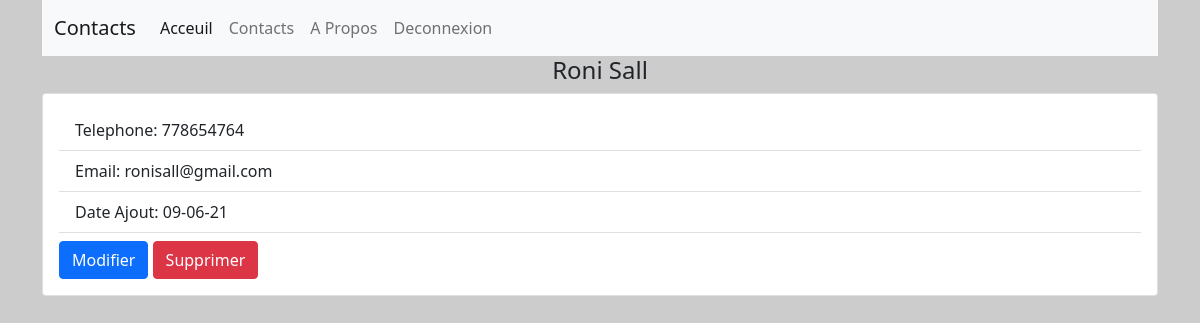
Page /contacts/1/ (signed in) on the committed database.
### contact/models.py (models this page shows, shortened)
class Contact (models.Model):
    nom = models.CharField(max_length=150)
    prenom = models.CharField(max_length=150)
    telephone =  models.CharField(max_length=150)
    email = models.EmailField(max_length=150, null=True, blank=True)
    date_enregistrement = models.DateTimeField(auto_now_add=True)
    auteur = models.ForeignKey(User, on_delete=CASCADE)
    archive = models.BooleanField(default=True)

### contact/views.py (the view)
# urls.py: path("contacts/<int:id>/", contact_details, name = "details"),
@login_required(login_url="/login/")
def contact_details(request, id):
    contact = get_object_or_404(Contact, id=id)
    return render(request, "contacts/contact_details.html", {"contact": contact})

### templates/contacts/contact_details.html
{% extends 'base.html' %}
{% block contenu %}
    <div class="row">
    <div clas="col-md-6 m-auto">
    <h4 class="text-center"> {{ contact.prenom }}  {{ contact.nom }}</h4>
        <di class="card card-body">
            <ul class="list-group list-group-flush">
                <li class="list-group-item">
                    Telephone: {{ contact.telephone }}
                </li>
                 <li class="list-group-item">
                    Email: {{ contact.email|default_if_none:"non renseigne" }}
                </li>
                 <li class="list-group-item">
                    Date Ajout: {{ contact.date_enregistrement|date:"d-m-y"}}
                </li>
            </ul>
        <div class="mt-2">
            <a href="{% url 'edit_contact' contact.id %}" class="btn btn-primary">Modifier</a>
             <a href="{% url 'delete_contact' contact.id %}" class="btn btn-danger">Supprimer</a>
        </div>
        </div>
    </div>
    </div>
{% endblock  %}

### templates/base.html (style rules this page uses)
body { background-color: #ccc; }

### rows in the picture
Contact: prenom "Roni", nom "Sall", telephone "778654764", email "ronisall@gmail.com", date_enregistrement "09-06-21"
